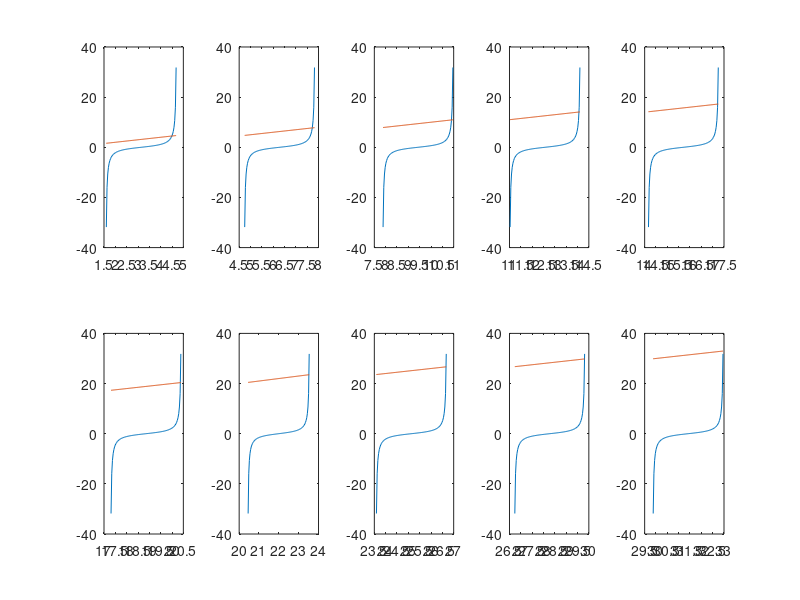

The MATLAB source for this figure:
for k=0:9
    subplot(2,5,k+1)
    x=linspace(pi/2+k*pi+pi/100,pi/2+(k+1)*pi-pi/100,100);
    plot(x,tan(x),x,x); 
end